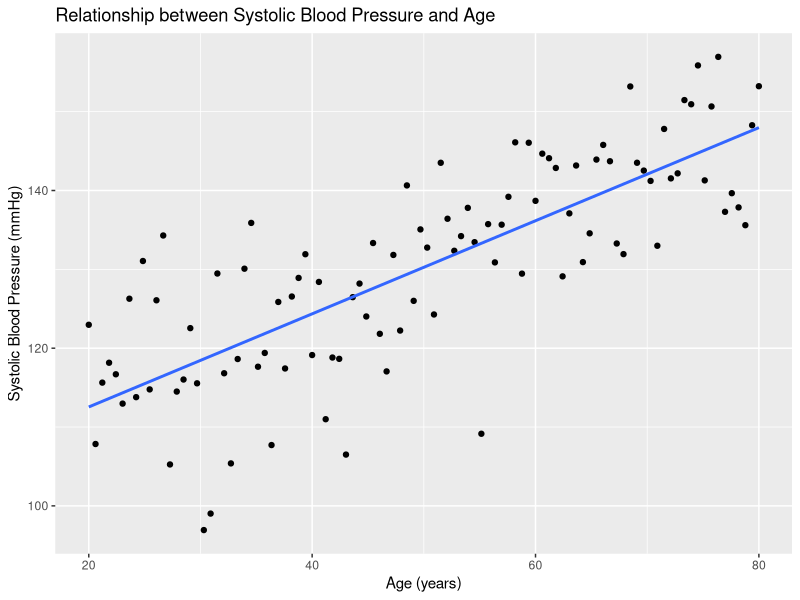

Write the R code that produced this figure.
## ---- chunk 1
#| label: library
#| message: false
#| warning: false
#| echo: true

library(tidyverse)
## ---- chunk 2
#| label: fig-SBP
#| fig-cap: "SBP"
#| fig-cap-location: top
#| message: false
#| warning: false
#| echo: true

# Set seed
set.seed(42)

# define age range of 100 people in sample
age <- seq(20,80, length.out = 100)

# define SBP
sbp <- 100 + (0.6*age) + rnorm(100, mean = 0, sd = 8)

# create dataframe
df <- data.frame(age, sbp)

# create scatterplot

ggplot(df, aes(x = age, y = sbp)) +
  geom_point() +
  geom_smooth(method = "lm", se = FALSE) +
  labs(
    x = "Age (years)",
    y = "Systolic Blood Pressure (mmHg)",
    title = "Relationship between Systolic Blood Pressure and Age"
  )
